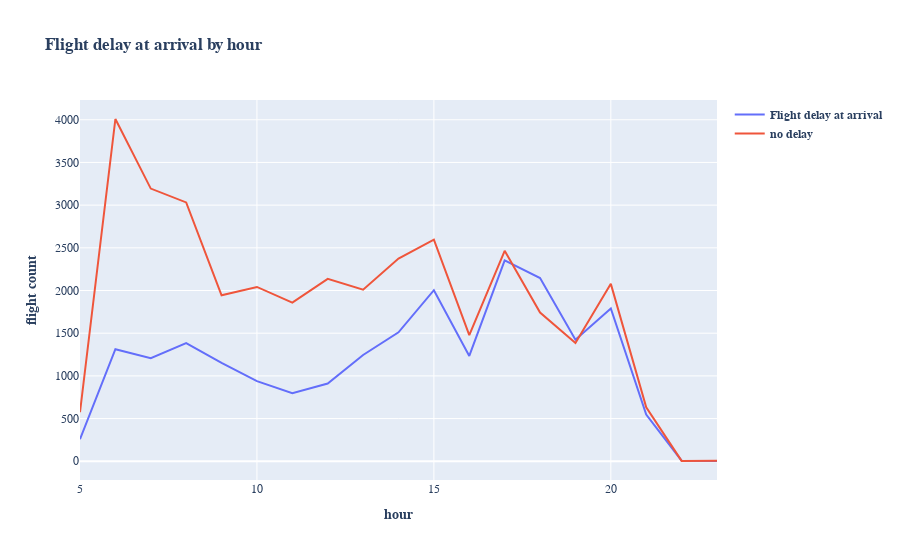

The cell this chart's notebook holds for it:
### Code cell
import plotly.express as px
import plotly.graph_objects as go
fig = go.Figure()
fig.add_trace(go.Scatter(x=hour_delayed_flights_arr['hour'], y=hour_delayed_flights['arr_delay count'],
                    mode='lines',
                    name='<b>Flight delay at arrival</b>'))
# fig = px.line(hour_delayed_flights, x=hour_delayed_flights['hour'], y=hour_delayed_flights['arr_delay count'], mode='lines+markers',
#                     name='lines+markers')

# Add Scatter plot
fig.add_scatter(x=hour_not_delayed['hour'], y=hour_not_delayed['ontime count'],mode='lines',
                    name='<b>no delay</b>')
fig.update_layout(title='<b>Flight delay at arrival by hour</b>',
                   xaxis_title='<b>hour</b>',
                   yaxis_title='<b>flight count</b>',font=dict(family="Ariel Black"))
fig.update_yaxes(tickfont_family="Arial Black")
fig.update_xaxes(tickfont_family="Arial Black")
fig.show()

### Figure 1 — Plotly figure (JSON) as saved in the notebook; plotly's stock layout.template omitted (floating-point values rounded to 4 significant figures)
{"data": [{"mode": "lines", "name": "<b>Flight delay at arrival</b>", "type": "scatter", "x": [5, 6, 7, 8, 9, 10, 11, 12, 13, 14, 15, 16, 17, 18, 19, 20, 21, 22, 23], "y": [259, 1313, 1208, 1383, 1151, 939, 798, 910, 1245, 1510, 2004, 1234, 2353, 2146, 1423, 1789, 547, 7, 3]}, {"mode": "lines", "name": "<b>no delay</b>", "type": "scatter", "x": [5, 6, 7, 8, 9, 10, 11, 12, 13, 14, 15, 16, 17, 18, 19, 20, 21, 22, 23], "y": [574, 4009, 3194, 3032, 1944, 2042, 1859, 2137, 2010, 2374, 2596, 1478, 2465, 1742, 1385, 2078, 631, 4, 6]}], "layout": {"font": {"family": "Ariel Black"}, "title": {"text": "<b>Flight delay at arrival by hour</b>"}, "xaxis": {"tickfont": {"family": "Arial Black"}, "title": {"text": "<b>hour</b>"}}, "yaxis": {"tickfont": {"family": "Arial Black"}, "title": {"text": "<b>flight count</b>"}}}}
